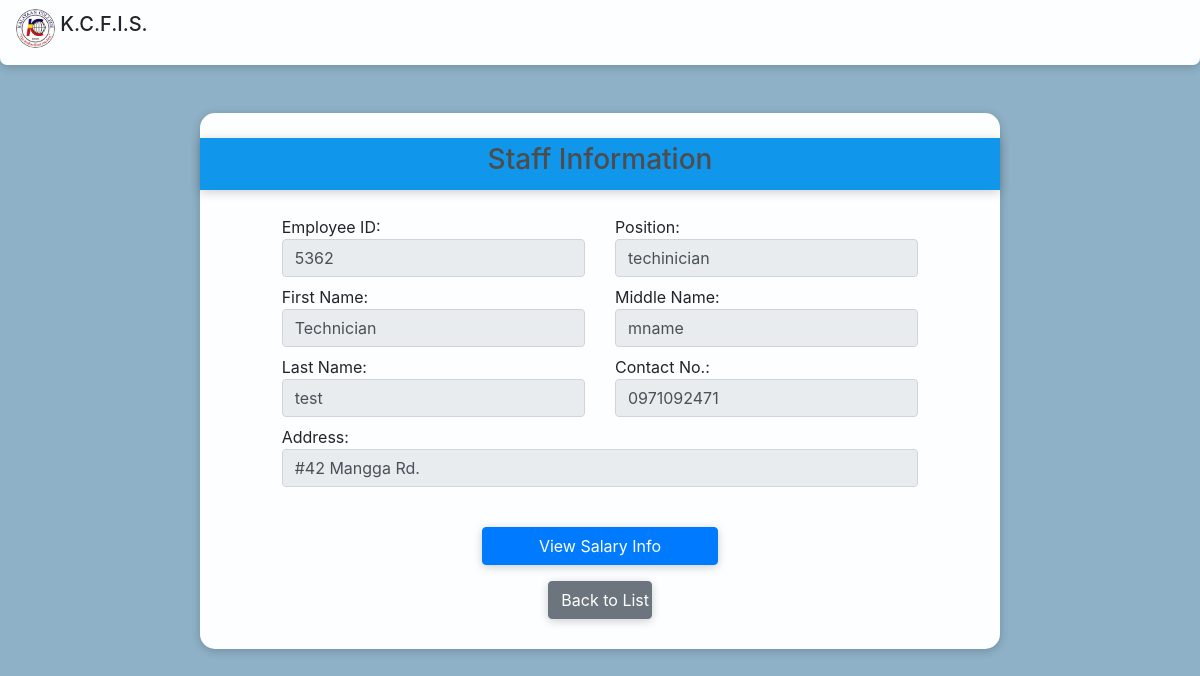
Page /view_staff.php?staffid=2 on the committed database.
### tables this page shows
CREATE TABLE `staffinfotab` (
  `staffID` int(11) NOT NULL AUTO_INCREMENT,
  `lname` text NOT NULL,
  `fname` text NOT NULL,
  `mname` text NOT NULL,
  `contactno` text NOT NULL,
  `employeeID` text NOT NULL,
  `address` longtext NOT NULL,
  `position` text NOT NULL,
  PRIMARY KEY (`staffID`)
);

### view_staff.php (the view, shortened to what this page needs)
<?php
  require_once "template.php";
?>
    <div class="container form-box">
      <div class="row form-group form-title">
        <div class="col-sm-12 text-center h3">
          Staff Information
        </div>
      </div>
      <?php
        $sql = "SELECT *
                FROM staffinfotab
                WHERE staffID = ?";
        $stmt = $conn->prepare($sql);
        $stmt->bind_param("s", $_GET['staffid']);
        $stmt->execute();
        $result = $stmt->get_result();
        while($row = $result->fetch_assoc()){
          $staffID = $row['staffID'];
          $employeeID = $row['employeeID'];
          $lname = $row['lname'];
          $fname = $row['fname'];
          $mname = $row['mname'];
          $contactno = $row['contactno'];
          $address = $row['address'];
          $position = $row['position'];
        }
      ?>
      <div class="row">
        <label for="employeeID" class="col-sm-5 offset-sm-1">Employee ID:
          <input disabled value="<?php echo empty($employeeID) ? "" : $employeeID; ?>" type="text" class="form-control" id="employeeID" name="employeeID">
        </label>
        <label for="position" class="col-sm-5">Position:
          <input disabled value="<?php echo empty($position) ? "" : $position; ?>" type="text" class="form-control" id="position" name="position">
        </label>
      </div>
      <div class="row">
        <label for="fname" class="col-sm-5 offset-sm-1">First Name:
          <input disabled value="<?php echo empty($fname) ? "" : $fname; ?>" type="text" class="form-control" id="fname" name="fname">
        </label>
        <label for="mname" class="col-sm-5">Middle Name:
          <input disabled value="<?php echo empty($mname) ? "" : $mname; ?>" type="text" class="form-control" id="mname" name="mname">
        </label>
      </div>
      <div class="row">
        <label for="lname" class="col-sm-5 offset-sm-1">Last Name:
          <input disabled value="<?php echo empty($lname) ? "" : $lname; ?>" type="text" class="form-control" id="lname" name="lname">
        </label>
        <label for="contactno" class="col-sm-5">Contact No.:
          <input disabled value="<?php echo empty($contactno) ? "" : $contactno; ?>" type="text" class="form-control" id="contactno" name="contactno">
        </label>
      </div>
      <div class="row form-group">
        <label for="address" class="col-sm-10 offset-sm-1">Address:
          <input disabled value="<?php echo empty($address) ? "" : $address; ?>" type="text" class="form-control" id="address" name="address">
        </label>
      </div>
      <div class="row pt-sm-3">
        <div class="col-sm-4 offset-sm-4">
          <input type="submit" onclick="document.location='staff_salary_info.php?staffid=<?php echo $staffID ?>'" value="View Salary Info" name="staffid" class="btn btn-primary btn-block"/>
        </div>
      </div>
      <div class="row pt-sm-3">
        <div class="col-sm-2 offset-sm-5">
          <input type="submit" onclick="document.location='search_staff.php'" value="Back to List" name="staffid" class="btn btn-secondary btn-block"/>
        </div>
      </div>
    </div>

### template.php (style rules this page uses)
.btn { box-shadow: 0 2px 10px rgba(0, 0, 0, 0.2); }
.form-box { border-radius: 15px; height: auto; width: 800px; background-color: #FCFEFF; padding-top: 25px; padding-bottom: 30px; margin-bottom: 60px; box-shadow: 0 2px 10px rgba(0, 0, 0, 0.2); --font-family-sans-serif: -apple-system,BlinkMacSystemFont,"Segoe UI",Roboto,"Helvetica Neue",Arial,"Noto Sans",sans-serif,"Apple Color Emoji","Segoe UI Emoji","Segoe UI Symbol","Noto Color Emoji"; --font-family-monospace: SFMono-Regular,Menlo,Monaco,Consolas,"Liberation Mono","Courier New",monospace; }
.form-title { box-shadow: 0 2px 10px rgba(0, 0, 0, 0.2); background-color: #1096EA; padding-top: 5px; padding-bottom: 5px; margin-bottom: 25px; color: #4d4d4d; }

### rows in the picture
staffinfotab: employeeID "5362", position "techinician", fname "Technician", mname "mname", lname "test", contactno "0971092471", address "#42 Mangga Rd."
